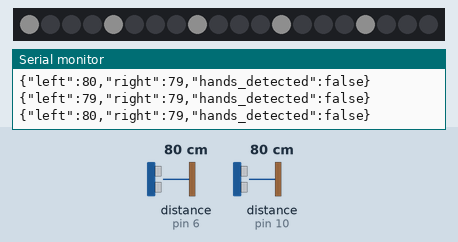
Recording of a sketch running on a simulated Arduino Uno, built with avr-gcc and run on an emulated ATmega328P. Shown: 20 RGB LEDs in strip order, left to right, the last lines printed to the serial monitor. Wiring (inferred from the names in the program): 2 × ultrasonic range finder: trigger pin 5, echo pin 6 / trigger pin 9, echo pin 10. The inputs (shaded band) are chosen by the test bench; at power-on: distance to the obstacle (sensors on pin 6, pin 10) 80 cm. The echo pulse lasts 58.3 µs per cm; dim RGB values are drawn brighter than linear; random numbers use the default seed unless the sketch sets one.

Above: at 2.71 s.
3.3 s: distance to the obstacle (sensor on pin 6) set to 2 cm
5.3 s: distance to the obstacle (sensor on pin 10) set to 9 cm
At 6.5 s:
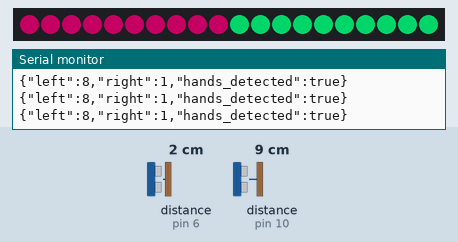
6.8 s: distance to the obstacle (sensor on pin 10) set to 2 cm
At 7.5 s:
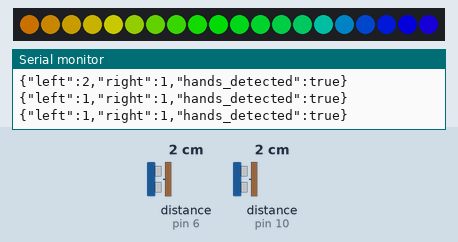
8.4 s: distance to the obstacle (sensor on pin 6) set to 18 cm
At 10.3 s:
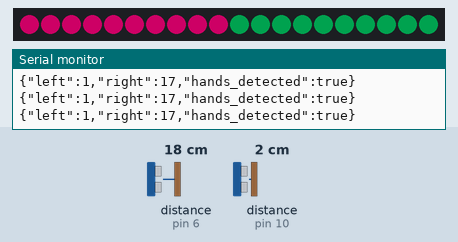
11.4 s: distance to the obstacle (sensor on pin 6) set to 4 cm
At 12.2 s:
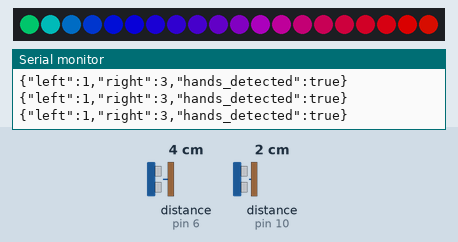
13.0 s: distance to the obstacle (sensor on pin 10) set to 8 cm
At 14.0 s:
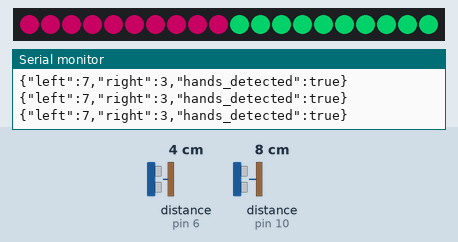

Measured:
- after the input at 6.8 s, the LEDs: first change at once (image 2 shows a later state)

The sketch:

sensors_ws2815_effects.ino
```cpp
/*
 * Advanced WS2815 Lighting Effects with Hand Sensor Integration
 * Multiple lighting modes and effects based on sensor data
 */

#include <ArduinoJson.h>
#include <FastLED.h>

// Sensor pins
const int trigPin1 = 9;
const int echoPin1 = 10;
const int trigPin2 = 5;
const int echoPin2 = 6;

// LED strip configuration
#define LED_PIN 3
#define NUM_LEDS 20
#define LED_TYPE WS2815
#define COLOR_ORDER RGB

CRGB leds[NUM_LEDS];

// Range constants (in cm)
const float MIN_RANGE = 1.0;
const float MAX_RANGE = 20.0;

// Effect variables
uint8_t gHue = 0; // rotating "base color" used by many of the patterns

void setup() {
  Serial.begin(9600);
  delay(2000);

  // Sensor setup
  pinMode(trigPin1, OUTPUT);
  pinMode(echoPin1, INPUT);
  pinMode(trigPin2, OUTPUT);
  pinMode(echoPin2, INPUT);

  // FastLED setup
  FastLED.addLeds<LED_TYPE, LED_PIN, COLOR_ORDER>(leds, NUM_LEDS);
  FastLED.setBrightness(150);

  // Initialize all LEDs to off
  fill_solid(leds, NUM_LEDS, CRGB::Black);
  FastLED.show();
}

float readDistance(int trigPin, int echoPin) {
  digitalWrite(trigPin, LOW);
  delayMicroseconds(2);
  digitalWrite(trigPin, HIGH);
  delayMicroseconds(10);
  digitalWrite(trigPin, LOW);

  float duration = pulseIn(echoPin, HIGH);
  return (duration * 0.0343) / 2;
}

void updateAdvancedLEDs(float distance1, float distance2, bool hands_detected) {
  // Clear all LEDs first
  fill_solid(leds, NUM_LEDS, CRGB::Black);

  if (hands_detected) {
    // Calculate the difference between left and right sensor distances
    float difference = distance1 - distance2;
    float maxDifference = MAX_RANGE - MIN_RANGE;

    // Mode 1: Basic Red-Blue transition based on which hand is closer
    int colorValue = map(constrain((difference + maxDifference) * 100, 0, 2 * maxDifference * 100),
                        0, 2 * maxDifference * 100, 0, 255);

    // Mode 2: Split strip effects - left sensor controls left half, right sensor controls right half
    int halfPoint = NUM_LEDS / 2;

    // Left sensor controls left half
    if (distance1 >= MIN_RANGE && distance1 <= MAX_RANGE) {
      int leftIntensity = map(distance1, MIN_RANGE, MAX_RANGE, 255, 50);
      CRGB leftColor = CRGB(leftIntensity, 0, leftIntensity/2);  // Purple-ish

      for (int i = 0; i < halfPoint; i++) {
        leds[i] = leftColor;
      }
    }

    // Right sensor controls right half
    if (distance2 >= MIN_RANGE && distance2 <= MAX_RANGE) {
      int rightIntensity = map(distance2, MIN_RANGE, MAX_RANGE, 255, 50);
      CRGB rightColor = CRGB(0, rightIntensity, rightIntensity/2);  // Cyan-ish

      for (int i = halfPoint; i < NUM_LEDS; i++) {
        leds[i] = rightColor;
      }
    }

    // Mode 3: When both hands are very close (< 5cm), special rainbow effect
    if (distance1 < 5.0 && distance2 < 5.0) {
      fill_rainbow(leds, NUM_LEDS, gHue, 7);
      gHue += 3;  // Animate the rainbow
    }

    // Mode 4: Breathing effect based on average distance
    float avgDistance = (distance1 + distance2) / 2.0;
    int breathIntensity = map(avgDistance, MIN_RANGE, MAX_RANGE, 255, 100);

    // Apply breathing to existing colors
    for (int i = 0; i < NUM_LEDS; i++) {
      leds[i].fadeToBlackBy(255 - breathIntensity);
    }

  } else {
    // Idle mode - subtle breathing white
    static uint8_t breathCounter = 0;
    breathCounter++;

    int brightness = beatsin8(30, 10, 80);  // Slow breathing
    CRGB idleColor = CRGB(brightness/3, brightness/3, brightness/3);

    // Only light up a few LEDs in idle mode
    for (int i = 0; i < NUM_LEDS; i += 4) {
      leds[i] = idleColor;
    }
  }

  FastLED.show();
}

void rainbowEffect() {
  fill_rainbow(leds, NUM_LEDS, gHue, 7);
  FastLED.show();
  gHue++;
}

void sparkleEffect(CRGB color) {
  // Random sparkles
  if (random8() < 80) {
    leds[random16(NUM_LEDS)] += color;
  }

  // Fade all LEDs
  for (int i = 0; i < NUM_LEDS; i++) {
    leds[i].fadeToBlackBy(10);
  }

  FastLED.show();
}

void waveEffect(float distance1, float distance2) {
  // Create wave patterns based on sensor distances
  static uint8_t wavePos = 0;
  wavePos++;

  for (int i = 0; i < NUM_LEDS; i++) {
    int wave1 = sin8(wavePos + (i * distance1));
    int wave2 = sin8(wavePos + (i * distance2) + 128);

    leds[i] = CRGB(wave1, 0, wave2);
  }

  FastLED.show();
}

void loop() {
  // Read sensors
  float distance1 = readDistance(trigPin1, echoPin1);
  float distance2 = readDistance(trigPin2, echoPin2);

  // Check if hands are detected (within range)
  bool inRange1 = (distance1 >= MIN_RANGE && distance1 <= MAX_RANGE);
  bool inRange2 = (distance2 >= MIN_RANGE && distance2 <= MAX_RANGE);
  bool hands_detected = inRange1 && inRange2;

  // Update LED effects
  updateAdvancedLEDs(distance1, distance2, hands_detected);

  // Alternative effects (comment/uncomment to try different modes):
  // rainbowEffect();
  // sparkleEffect(CRGB::White);
  // waveEffect(distance1, distance2);

  // Create JSON document for TouchDesigner
  StaticJsonDocument<200> doc;
  doc["left"] = int(distance1);
  doc["right"] = int(distance2);
  doc["hands_detected"] = hands_detected;

  // Serialize JSON to string and send
  serializeJson(doc, Serial);
  Serial.println();

  delay(50);  // Slightly longer delay for smooth animations
} 
```
